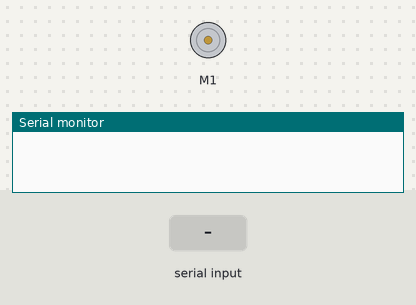
This sketch was run on a simulated Arduino Uno, built with avr-gcc and run on an emulated ATmega328P. Parts: DC motor (green arrow = forward, orange = backward, longer = faster), the last lines printed to the serial monitor. Inputs (shaded band) come from the test bench.

Above: at 1.2 s.
1.3 s: "PING\n" received over Serial
At 2.4 s:
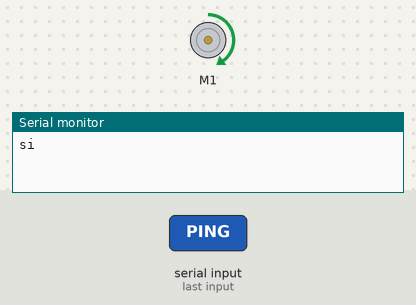
Timing chart, 0 to 7.8 s (numbered marks = the images above; inputs shaded):
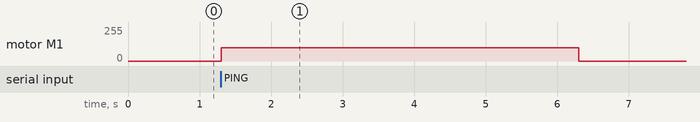

Measured:
- after the input at 1.3 s, motor M1: stopped → forward 100/255 at once, → stopped 5.0 s later

The sketch:

prueba_megapi.ino
```cpp
#include <MeMegaPi.h>

MeMegaPiDCMotor motor(PORT1B);

void setup() {
  Serial.begin(115200);

}

void loop() {
  if (Serial.available()) {
    String comando = Serial.readStringUntil('\n');
    comando.trim();

    if (comando == "PING") {
      Serial.println("si");

      // Mover motor DC
      motor.run(100);
      delay(5000);
      motor.run(0);

    }
  }
}
```
